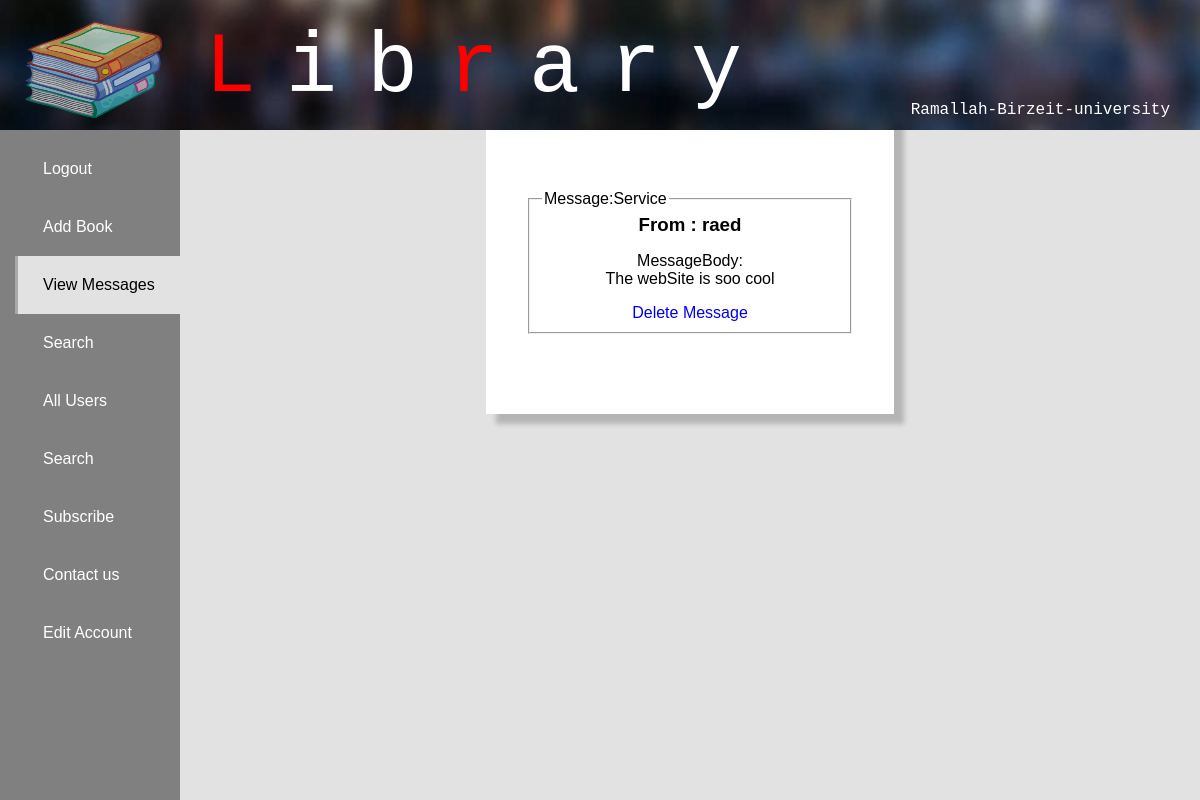
Before: /Library/index.php?display=viewContactUs (signed in) with the older database file.
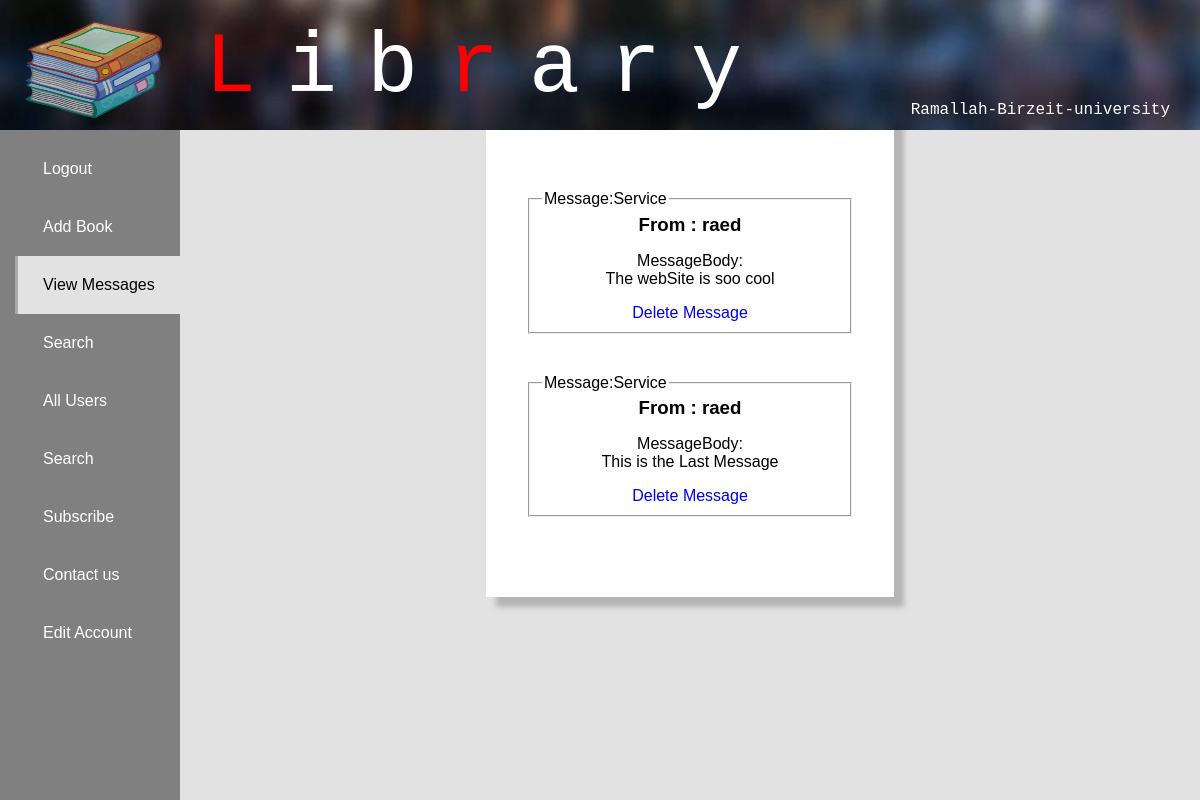
After: the same page with the newer database file.
### tables this page shows
CREATE TABLE `toadminmessage` (
  `id` int(11) NOT NULL,
  `subject` char(100) DEFAULT NULL,
  `contentText` text,
  `sendDate` date DEFAULT NULL,
  `userId` int(11) NOT NULL
);

CREATE TABLE `systemuser` (
  `id` int(11) NOT NULL,
  `fullName` char(100) DEFAULT NULL,
  `email` char(100) DEFAULT NULL,
  `dateOfBirth` date DEFAULT NULL,
  `address` char(200) DEFAULT NULL,
  `phoneNumber` char(100) DEFAULT NULL,
  `accountId` int(11) DEFAULT NULL,
  `bankAccountID` int(11) DEFAULT NULL,
  `isFeasible` int(11) NOT NULL
);

### Library/connections/applicationServer/contactUsServer.php (called while the page is built, shortened)
<?php
	function getAllContactUs(){
		global $database;
		$messages = array();
		$resultSet = mysqli_query($database,"SELECT * FROM toadminmessage");
		while($row = mysqli_fetch_assoc($resultSet)){
			$messages[] = $row;
		}
		return $messages;
	}
?>

### Library/connections/applicationServer/UserServer.php (called while the page is built, shortened)
<?php
	function getUserById($id){
		global $database;
		$resultSet = mysqli_query($database,"SELECT * FROM systemuser s WHERE s.id = {$id}");
		return mysqli_fetch_assoc($resultSet);
	}
?>

### Library/components/viewMessages.php (the view, shortened to what this page needs)
<?php
	function displayUserMessages(){
		if(isset($_SESSION['admin'])){
			$messages = getAllContactUs();
		}else{
			if(isset($_SESSION['user'])){
				header("Refresh:0;url=index.php?display=search");
			}else{
				header("Refresh:0;url=index.php?display=login");
			}
		}
		?>
			<div class="messages-container">
				<div class="messages">
					<?php
						foreach ($messages as $message) {
							$from = getUserById($message['userId']);
							?>
							<div class="message-container">
								<fieldset>
									<legend>Message:<?php echo $message['subject'] ;?></legend>
									<h3>From : <?php  echo $from['fullName']; ?></h3>
									<p>
										MessageBody:<br>
										<?php echo $message['contentText']; ?>
									</p>
									<a href="index.php?display=viewContactUs&deleteMessage=<?php echo $message['id']; ?>">
										Delete Message
									</a>
								</fieldset>
							</div>
							<?php
						}
					?>
				</div>
			</div>
		<?php
	}
?>

Changed rows visible on the page:
added toadminmessage: subject "Service", userId.fullName "raed", contentText "This is the Last Message"
